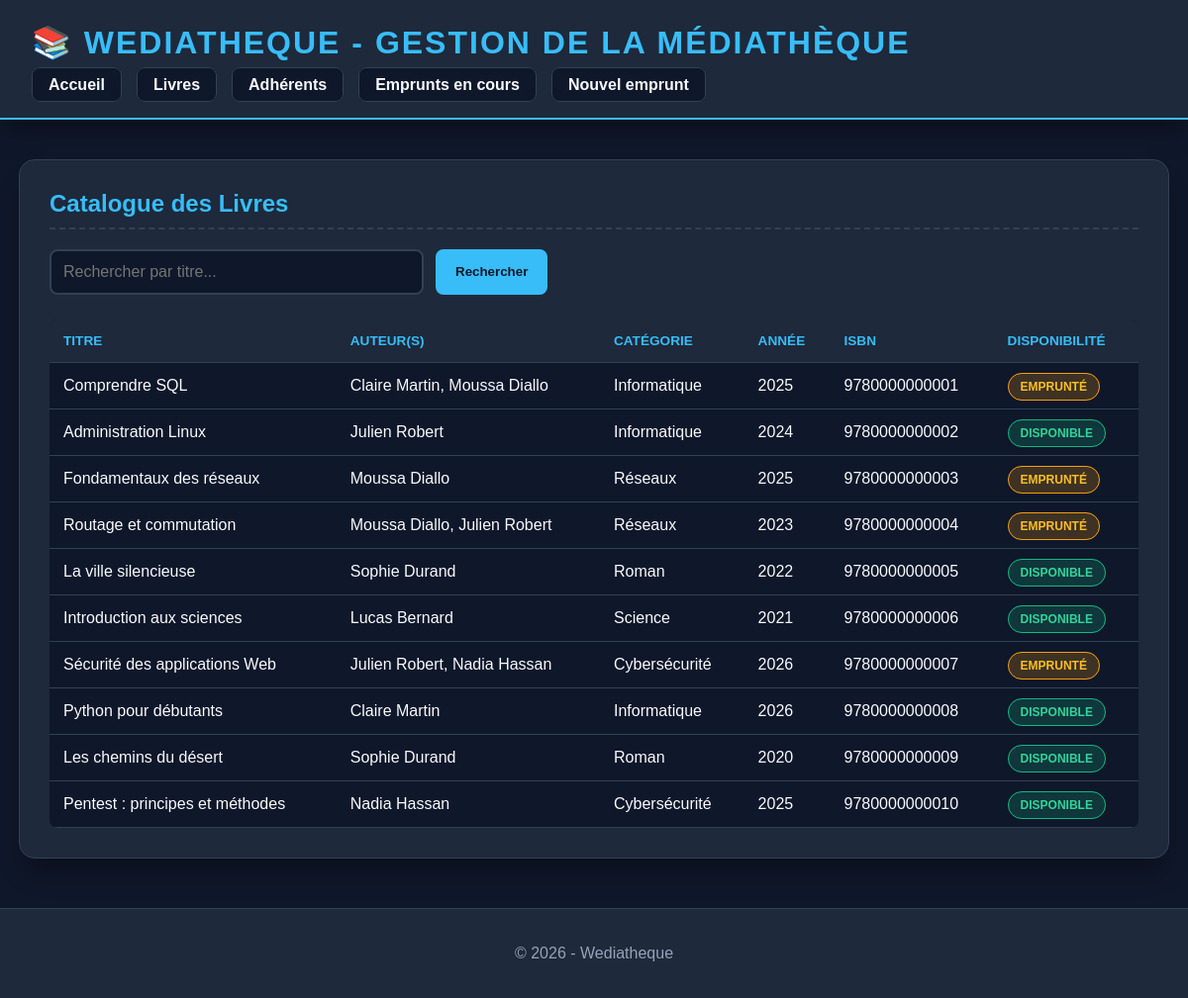
The app's page /livres.php with its own data.
### tables this page shows
CREATE TABLE `livre` (
  `id_livre` int(11) NOT NULL,
  `titre` varchar(200) NOT NULL,
  `isbn` varchar(20) NOT NULL,
  `annee_publication` int(11) DEFAULT NULL,
  `disponible` tinyint(1) NOT NULL DEFAULT 1,
  `id_categorie` int(11) NOT NULL
);

CREATE TABLE `categorie` (
  `id_categorie` int(11) NOT NULL,
  `libelle` varchar(80) NOT NULL
);

### livres.php (the view, shortened to what this page needs)
<?php
require_once 'config/db.php';
$search = isset($_GET['search']) ? trim($_GET['search']) : '';
if ($search !== '') {
    $sql = "SELECT l.*, c.libelle as categorie_nom,
            GROUP_CONCAT(CONCAT(a.prenom, ' ', a.nom) SEPARATOR ', ') as auteurs
            FROM livre l
            JOIN categorie c ON l.id_categorie = c.id_categorie
            LEFT JOIN livre_auteur la ON l.id_livre = la.id_livre
            LEFT JOIN auteur a ON la.id_auteur = a.id_auteur
            WHERE l.titre LIKE ?
            GROUP BY l.id_livre";
    $stmt = $pdo->prepare($sql);
    $stmt->execute(["%$search%"]);
} else {
    $sql = "SELECT l.*, c.libelle as categorie_nom,
            GROUP_CONCAT(CONCAT(a.prenom, ' ', a.nom) SEPARATOR ', ') as auteurs
            FROM livre l
            JOIN categorie c ON l.id_categorie = c.id_categorie
            LEFT JOIN livre_auteur la ON l.id_livre = la.id_livre
            LEFT JOIN auteur a ON la.id_auteur = a.id_auteur
            GROUP BY l.id_livre";
    $stmt = $pdo->query($sql);
}
$livres = $stmt->fetchAll();
include 'includes/header.php';
?>
<h2>Catalogue des Livres</h2>
<form method="GET" action="livres.php" class="search-form">
    <input type="text" name="search" placeholder="Rechercher par titre..." value="<?= htmlspecialchars($search); ?>">
    <button type="submit">Rechercher</button>
</form>
<table>
    <thead>
        <tr>
            <th>Titre</th>
            <th>Auteur(s)</th>
            <th>Catégorie</th>
            <th>Année</th>
            <th>ISBN</th>
            <th>Disponibilité</th>
        </tr>
    </thead>
    <tbody>
        <?php if (count($livres) > 0): ?>
            <?php foreach ($livres as $livre): ?>
                <tr>
                    <td><?= htmlspecialchars($livre['titre']); ?></td>
                    <td><?= htmlspecialchars($livre['auteurs'] ?? 'Inconnu'); ?></td>
                    <td><?= htmlspecialchars($livre['categorie_nom']); ?></td>
                    <td><?= htmlspecialchars($livre['annee_publication']); ?></td>
                    <td><?= htmlspecialchars($livre['isbn']); ?></td>
                    <td>
                        <?php if ($livre['disponible']): ?>
                            <span class="badge disponible">Disponible</span>
                        <?php else: ?>
                            <span class="badge emprunte">Emprunté</span>
                        <?php endif; ?>
                    </td>
                </tr>
            <?php endforeach; ?>
        <?php else: ?>
            <tr><td colspan="6">Aucun livre trouvé.</td></tr>
        <?php endif; ?>
    </tbody>
</table>
<?php include 'includes/footer.php'; ?>

### assets/style.css (style rules this page uses)
:root { --bg-main: #0f172a; --bg-card: #1e293b; --text-color: #f8fafc; --text-muted: #94a3b8; --accent: #38bdf8; --accent-hover: #0ea5e9; --border: #334155; }
body { font-family: 'Poppins', Arial, sans-serif; background-color: var(--bg-main); color: var(--text-color); margin: 0; padding: 0; }
h2 { color: var(--accent); border-bottom: 2px dashed var(--border); padding-bottom: 10px; margin-top: 0; }
table { width: 100%; border-collapse: collapse; margin-top: 20px; background: #0f172a; border-radius: 8px; overflow: hidden; }
table th, table td { padding: 14px; text-align: left; border-bottom: 1px solid var(--border); }
table th { background-color: #1e293b; color: var(--accent); text-transform: uppercase; font-size: 0.85rem; }
.search-form { display: flex; gap: 12px; margin-bottom: 25px; }
.search-form input[type="text"], select { background: #0f172a; border: 2px solid var(--border); color: white; padding: 12px; border-radius: 8px; width: 350px; font-size: 1rem; outline: none; }
button, .btn-reset { background: var(--accent); color: #0f172a; border: none; padding: 12px 20px; border-radius: 8px; font-weight: bold; cursor: pointer; transition: transform 0.2s, background 0.2s; }
.badge { padding: 6px 12px; border-radius: 50px; font-size: 0.75rem; font-weight: bold; text-transform: uppercase; }
.badge.disponible { background: rgba(16, 185, 129, 0.2); color: #34d399; border: 1px solid #10b981; }
.badge.emprunte { background: rgba(245, 158, 11, 0.2); color: #fbbf24; border: 1px solid #f59e0b; }

### records on screen
livre: titre "Comprendre SQL", auteurs "Claire Martin, Moussa Diallo", id_categorie.libelle "Informatique", annee_publication "2025", isbn "9780000000001", disponible "EMPRUNTÉ"
livre: titre "Administration Linux", auteurs "Julien Robert", id_categorie.libelle "Informatique", annee_publication "2024", isbn "9780000000002", disponible "DISPONIBLE"
livre: titre "Fondamentaux des réseaux", auteurs "Moussa Diallo", id_categorie.libelle "Réseaux", annee_publication "2025", isbn "9780000000003", disponible "EMPRUNTÉ"
livre: titre "Routage et commutation", auteurs "Moussa Diallo, Julien Robert", id_categorie.libelle "Réseaux", annee_publication "2023", isbn "9780000000004", disponible "EMPRUNTÉ"
livre: titre "La ville silencieuse", auteurs "Sophie Durand", id_categorie.libelle "Roman", annee_publication "2022", isbn "9780000000005", disponible "DISPONIBLE"
livre: titre "Introduction aux sciences", auteurs "Lucas Bernard", id_categorie.libelle "Science", annee_publication "2021", isbn "9780000000006", disponible "DISPONIBLE"
livre: titre "Sécurité des applications Web", auteurs "Julien Robert, Nadia Hassan", id_categorie.libelle "Cybersécurité", annee_publication "2026", isbn "9780000000007", disponible "EMPRUNTÉ"
livre: titre "Python pour débutants", auteurs "Claire Martin", id_categorie.libelle "Informatique", annee_publication "2026", isbn "9780000000008", disponible "DISPONIBLE"
livre: titre "Les chemins du désert", auteurs "Sophie Durand", id_categorie.libelle "Roman", annee_publication "2020", isbn "9780000000009", disponible "DISPONIBLE"
livre: titre "Pentest : principes et méthodes", auteurs "Nadia Hassan", id_categorie.libelle "Cybersécurité", annee_publication "2025", isbn "9780000000010", disponible "DISPONIBLE"
